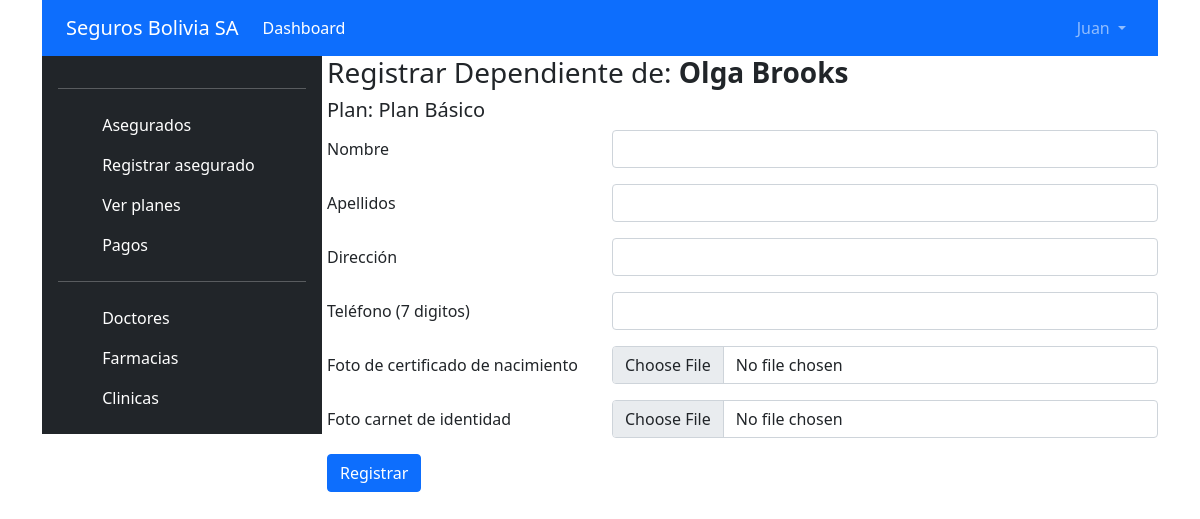
Page /dependiente/crear/1 (signed in) on the committed database.
### tables this page shows
CREATE TABLE `usuarios` (
  `id` int(11) NOT NULL,
  `nombre` varchar(50) NOT NULL,
  `apellidos` varchar(80) NOT NULL,
  `cargo` varchar(45) NOT NULL,
  `usuario` varchar(50) NOT NULL,
  `password` varchar(70) NOT NULL,
  `rol` varchar(20) NOT NULL,
  `url_imagen` varchar(150) DEFAULT NULL
);

CREATE TABLE `asegurados` (
  `id` int(11) NOT NULL,
  `plan_id` int(11) NOT NULL,
  `nombre` varchar(50) NOT NULL,
  `apellidos` varchar(80) NOT NULL,
  `direccion` varchar(100) NOT NULL,
  `telefono` varchar(15) NOT NULL,
  `foto_certificado_nacimiento` varchar(150) NOT NULL,
  `foto_carnet_identidad` varchar(150) NOT NULL,
  `create_at` date NOT NULL
);

CREATE TABLE `planes` (
  `id` int(11) NOT NULL,
  `nombre` varchar(20) NOT NULL,
  `precio` double NOT NULL,
  `precio_dependiente` double NOT NULL,
  `descripcion` varchar(400) NOT NULL
);

### libs/view.php (called while the page is built, shortened)
<?php
class View
{
    function render($nombre, $data = [])
    {
        $this->d = $data;
        require 'views/' . $nombre . '.php';
    }
}

### index.php (called while the page is built, shortened)
<?php
require_once "libs/db.php";
require_once "libs/model.php";
require_once "libs/view.php";
require_once "classes/sessioncontroller.php";
require_once "libs/app.php";
$app = new App();

### models/userModel.php (called while the page is built, shortened)
<?php
class UserModel extends Model implements IModel
{
    private $nombre;
    public function __construct()
    {
        $this->nombre = "";
    }
    public function get($id)
    {
        try {
            $query = $this->prepare("SELECT * FROM usuarios WHERE id = :id");
            return $this;
        } catch (PDOException $e) {
            error_log("User_Model::getId -> Algo anda fallando " . $e);
        }
    }
    public function getNombre()
    {
        return $this->nombre;
    }
    public function setNombre($nombre): self
    {
        $this->nombre = $nombre;
        return $this;
    }
}

### libs/db.php (called while the page is built, shortened)
<?php
class Database
{
    private $host;
    private $db;
    private $user;
    private $password;
    public function __construct()
    {
        $this->host = constant('HOST');
        $this->db = constant('DB');
        $this->user = constant('USER');
        $this->password = constant('PASSWORD');
    }
    function connect()
    {
        try {
            $connection = "mysql:host=" . $this->host . ";dbname=" . $this->db . ";";
            $options = [
                PDO::ATTR_ERRMODE            => PDO::ERRMODE_EXCEPTION,
                PDO::ATTR_EMULATE_PREPARES   => false,
            ];
            $pdo = new PDO($connection, $this->user, $this->password, $options);
            return $pdo;
        } catch (PDOException $e) {
            print_r('Error connection: ' . $e->getMessage());
        }
    }
}

### libs/model.php (called while the page is built, shortened)
<?php
class Model{
    function __construct(){
        $this->db = new Database();
    }
    function prepare($query){
        return $this->db->connect()->prepare($query);
    }
}

### classes/sessioncontroller.php (called while the page is built, shortened)
<?php
require_once "classes/session.php";
require_once "models/userModel.php";
class SessionController extends Controller
{
    private $session;
    private function init()
    {
        $this->session = new Session();
    }
    private function getJSONFileConfig()
    {
        $string = file_get_contents("config/access.json");
        $json = json_decode($string, true);
        return $json;
    }
    function getUserSessionData()
    {
        $id = $this->session->getCurrentUser();
        $this->user = new UserModel();
        $this->user->get($id);
        return $this->user;
    }
}

### classes/session.php (called while the page is built, shortened)
<?php
class Session{
    private $sessionName = 'user';
    public function getCurrentUser(){
        return $_SESSION[$this->sessionName];
    }
}

### models/aseguradosmodel.php (called while the page is built, shortened)
<?php
class AseguradosModel extends Model implements IModel
{
    private $nombre;
    private $apellidos;
    private $planId;
    private $plan;
    public function getWithPlan($id)
    {
        $sql = "SELECT a.id, a.plan_id, a.nombre, a.apellidos, a.direccion, a.telefono, a.foto_certificado_nacimiento,
                    a.foto_carnet_identidad, a.create_at, p.nombre as nombre_plan
                    FROM asegurados a
                    INNER JOIN planes p
                    ON a.plan_id = p.id
                    WHERE a.id = :id";
        try {
            $query = $this->prepare($sql);
            $Plan = new PlanesModel();
            $this->plan = $Plan->getById($this->getPlanId());
            return $this;
        } catch (PDOException $e) {
            error_log("Asegurados_Model::getAllWithPlan -> Algo anda fallando " . $e);
            return false;
        }
    }
    public function from1($array)
    {
        $this->planId = $array["plan_id"];
        $this->nombre = $array["nombre"];
        $this->apellidos = $array["apellidos"];
    }
    public function getNombre()
    {
        return $this->nombre;
    }
    public function getApellidos()
    {
        return $this->apellidos;
    }
    public function getPlanId()
    {
        return $this->planId;
    }
    public function getPlan()
    {
        return $this->plan;
    }
}

### models/planesmodel.php (called while the page is built, shortened)
<?php
class PlanesModel extends Model
{
    private $nombre;
    public function getById($id)
    {
        try {
            $query = $this->prepare("SELECT * FROM planes WHERE id=:id");
            return $this;
        } catch (PDOException $e) {
            error_log("Asegurados_Model::get -> Algo anda fallando " . $e);
            return false;
        }
    }
    public function from($array)
    {
        $this->nombre = $array["nombre"];
    }
    public function getNombre()
    {
        return $this->nombre;
    }
}

### views/dependiente/crear.php (the view, shortened to what this page needs)
<?php
$usuario = $this->d["user"];
$asegurado = $this->d["asegurado"];
require_once "views/header.php";
?>
<div class="col-9">
    <h3>Registrar Dependiente de: <strong><?php echo $asegurado->getNombre() . " " . $asegurado->getApellidos(); ?></strong></h3>
    <h5>Plan: <?php echo $asegurado->getPlan()->getNombre(); ?></h5>
    <form action="<?php echo constant("URL") ?>dependiente/newDependiente" class="needs-validation" method="post" enctype="multipart/form-data" novalidate>
        <div class="row mb-3">
            <label class="col-sm-4 col-form-label" for="nombre">Nombre</label>
            <div class="col-sm-8">
                <input class="form-control" type="text" name="nombre" id="validationCustom01" required>
            </div>
        </div>
        <div class="row mb-3">
            <label class="col-sm-4 col-form-label" for="nombre">Apellidos</label>
            <div class="col-sm-8">
                <input class="form-control" type="text" name="apellidos" id="" required>
            </div>
        </div>
        <div class="row mb-3">
            <label class="col-sm-4 col-form-label" for="nombre">Dirección</label>
            <div class="col-sm-8">
                <input class="form-control" type="text" name="direccion" id="" required>
            </div>
        </div>
        <div class="row mb-3">
            <label class="col-sm-4 col-form-label" for="nombre">Teléfono (7 digitos)</label>
            <div class="col-sm-8">
                <input class="form-control" type="tel" pattern="[0-9]{7}" name="telefono" id="" required>
            </div>
        </div>
        <div class="row mb-3">
            <label class="col-sm-4 col-form-label" for="nombre">Foto de certificado de nacimiento</label>
            <div class="col-sm-8">
                <input class="form-control" type="file" name="fotoCertificado" id="" required accept="image/*">
            </div>
        </div>
        <div class="row mb-3">
            <label class="col-sm-4 col-form-label" for="nombre">Foto carnet de identidad</label>
            <div class="col-sm-8">
                <input class="form-control" type="file" name="fotoCarnet" id="" required accept="image/*">
            </div>
        </div>
        <p>
            <input type="submit" class="btn btn-primary" value="Registrar">
        </p>
    </form>
</div>
</div>
</div>
</body>

### views/header.php (shortened to what this page needs)
<!DOCTYPE html>
<html lang="en">
<head>
    <link href="https://cdn.jsdelivr.net/npm/bootstrap@5.0.0-beta3/dist/css/bootstrap.min.css" rel="stylesheet">
    <link rel="stylesheet" href="https://cdn.jsdelivr.net/npm/bootstrap-icons@1.4.0/font/bootstrap-icons.css">
    <link rel="stylesheet" href="https://cdnjs.cloudflare.com/ajax/libs/lightbox2/2.11.3/css/lightbox.css" />
    <link rel="stylesheet" href="https://code.jquery.com/ui/1.12.0/themes/smoothness/jquery-ui.css" />
</head>
<body>
    <div class="container">
        <div class="row">
            <header>
                <nav class="navbar navbar-expand-lg navbar-dark bg-primary">
                    <div class="container-fluid">
                        <a class="navbar-brand" href="<?php echo constant("URL") ?>">Seguros Bolivia SA</a>
                        <div class="collapse navbar-collapse" id="navbarSupportedContent">
                            <ul class="navbar-nav me-auto mb-2 mb-lg-0">
                                <li class="nav-item">
                                    <a class="nav-link active" aria-current="page" href="<?php echo constant("URL") ?>">Dashboard</a>
                                </li>
                            </ul>
                            <ul class="navbar-nav">
                                <li class="nav-item dropdown">
                                    <a class="nav-link dropdown-toggle" href="#" id="navbarDropdown" role="button" data-bs-toggle="dropdown" aria-expanded="false">
                                        <?php echo $usuario->getNombre(); ?>
                                    </a>
                                </li>
                            </ul>
                        </div>
                    </div>
                </nav>
            </header>
        </div>
        <div class="row">
            <div class="col-3">
                <div class="d-flex flex-column p-3 text-white bg-dark" style="width: 280px;">
                    <hr>
                    <ul class="nav nav-pills flex-column mb-auto">
                        <li>
                            <a href="<?php echo constant("URL") . "dashboard"; ?>" class="nav-link text-white">
                                <svg class="bi me-2" width="16" height="16">
                                    <use xlink:href="#speedometer2" />
                                </svg>
                                Asegurados
                            </a>
                        </li>
                        <li>
                            <a href="<?php echo constant("URL") . "asegurados/create"; ?>" class="nav-link text-white">
                                <svg class="bi me-2" width="16" height="16">
                                    <use xlink:href="#speedometer2" />
                                </svg>
                                Registrar asegurado
                            </a>
                        </li>
                        <li>
                            <a href="<?php echo constant("URL") . "planes"; ?>" class="nav-link text-white">
                                <svg class="bi me-2" width="16" height="16">
                                    <use xlink:href="#table" />
                                </svg>
                                Ver planes
                            </a>
                        </li>
                        <li>
                            <a href="<?php echo constant("URL") . "pagos"; ?>" class="nav-link text-white">
                                <svg class="bi me-2" width="16" height="16">
                                    <use xlink:href="#people-circle" />
                                </svg>
                                Pagos
                            </a>
                        </li>
                        <hr>
                        <li>
                            <a href="#" class="nav-link text-white">
                                <svg class="bi me-2" width="16" height="16">
                                    <use xlink:href="#grid" />
                                </svg>
                                Doctores
                            </a>
                        </li>
                        <li>
                            <a href="#" class="nav-link text-white">
                                <svg class="bi me-2" width="16" height="16">
                                    <use xlink:href="#people-circle" />
                                </svg>
                                Farmacias
                            </a>
                        </li>
                        <li>
                            <a href="#" class="nav-link text-white">
                                <svg class="bi me-2" width="16" height="16">
                                    <use xlink:href="#people-circle" />
                                </svg>
                                Clinicas
                            </a>
                        </li>
                    </ul>
                </div>
            </div>

### rows in the picture
usuarios: nombre "Juan"
asegurados: nombre "Olga", apellidos "Brooks"
planes: nombre "Plan Básico"
